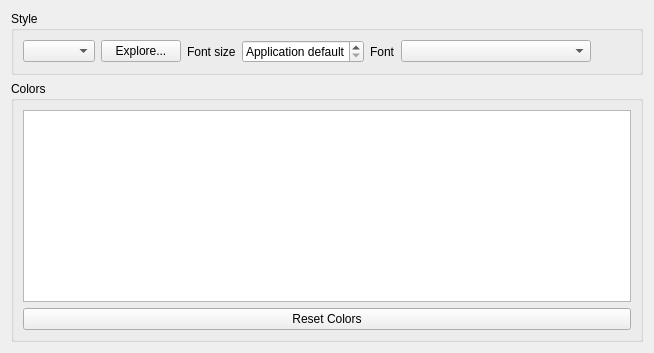
     <widget class="QWidget" name="tab">
      <attribute name="title">
       <string>Appearance</string>
      </attribute>
      <layout class="QVBoxLayout" name="verticalLayout_20">
       <item>
        <widget class="QGroupBox" name="groupBox_11">
         <property name="title">
          <string>Style</string>
         </property>
         <property name="alignment">
          <set>Qt::AlignLeading|Qt::AlignLeft|Qt::AlignTop</set>
         </property>
         <layout class="QHBoxLayout" name="horizontalLayout_13">
          <item>
           <widget class="QComboBox" name="styleBox">
            <property name="toolTip">
             <string>Visual theme of the user interface.</string>
            </property>
            <property name="whatsThis">
             <string>Visual theme of the user interface.</string>
            </property>
           </widget>
          </item>
          <item>
           <widget class="QPushButton" name="exploreStyles">
            <property name="text">
             <string>Explore...</string>
            </property>
           </widget>
          </item>
          <item>
           <widget class="QLabel" name="qssFontSizeLabel">
            <property name="text">
             <string>Font size</string>
            </property>
            <property name="buddy">
             <cstring>qssFontSizeSpinBox</cstring>
            </property>
           </widget>
          </item>
          <item>
           <widget class="QSpinBox" name="qssFontSizeSpinBox">
            <property name="toolTip">
             <string>Overrides font-size values in QSS themes. Default uses the theme value.</string>
            </property>
            <property name="specialValueText">
             <string>Application default</string>
            </property>
            <property name="suffix">
             <string> px</string>
            </property>
            <property name="maximum">
             <number>48</number>
            </property>
           </widget>
          </item>
          <item>
           <widget class="QLabel" name="fontFamilyLabel">
            <property name="text">
             <string>Font</string>
            </property>
            <property name="buddy">
             <cstring>fontFamilyCombo</cstring>
            </property>
           </widget>
          </item>
          <item>
           <widget class="QComboBox" name="fontFamilyCombo">
            <property name="minimumContentsLength">
             <number>20</number>
            </property>
            <property name="toolTip">
             <string>UI font family. Default uses the bundled DejaVu Sans font.</string>
            </property>
           </widget>
          </item>
          <item>
           <spacer name="horizontalSpacer_5">
            <property name="orientation">
             <enum>Qt::Horizontal</enum>
            </property>
            <property name="sizeHint" stdset="0">
             <size>
              <width>40</width>
              <height>20</height>
             </size>
            </property>
           </spacer>
          </item>
         </layout>
        </widget>
       </item>
       <item>
        <layout class="QVBoxLayout" name="verticalLayout_18">
         <item>
          <widget class="QGroupBox" name="ModlistGroupBox">
           <property name="title">
            <string>Colors</string>
           </property>
           <layout class="QVBoxLayout" name="verticalLayout_13">
            <item>
             <widget class="ColorTable" name="colorTable">
              <property name="editTriggers">
               <set>QAbstractItemView::NoEditTriggers</set>
              </property>
              <property name="selectionMode">
               <enum>QAbstractItemView::SingleSelection</enum>
              </property>
              <property name="selectionBehavior">
               <enum>QAbstractItemView::SelectRows</enum>
              </property>
              <property name="verticalScrollMode">
               <enum>QAbstractItemView::ScrollPerPixel</enum>
              </property>
              <property name="cornerButtonEnabled">
               <bool>false</bool>
              </property>
              <attribute name="horizontalHeaderVisible">
               <bool>false</bool>
              </attribute>
              <attribute name="horizontalHeaderHighlightSections">
               <bool>false</bool>
              </attribute>
              <attribute name="horizontalHeaderStretchLastSection">
               <bool>true</bool>
              </attribute>
              <attribute name="verticalHeaderVisible">
               <bool>false</bool>
              </attribute>
             </widget>
            </item>
            <item>
             <widget class="QWidget" name="widget_5" native="true">
              <layout class="QHBoxLayout" name="horizontalLayout_3">
               <property name="leftMargin">
                <number>0</number>
               </property>
               <property name="topMargin">
                <number>0</number>
               </property>
               <property name="rightMargin">
                <number>0</number>
               </property>
               <property name="bottomMargin">
                <number>0</number>
               </property>
               <item>
                <widget class="QPushButton" name="resetColorsBtn">
                 <property name="toolTip">
                  <string>Reset all colors to their default value.</string>
                 </property>
                 <property name="whatsThis">
                  <string>Reset all colors to their default value.</string>
                 </property>
                 <property name="text">
                  <string>Reset Colors</string>
                 </property>
                </widget>
               </item>
              </layout>
             </widget>
            </item>
           </layout>
          </widget>
         </item>
        </layout>
       </item>
      </layout>
     </widget>
